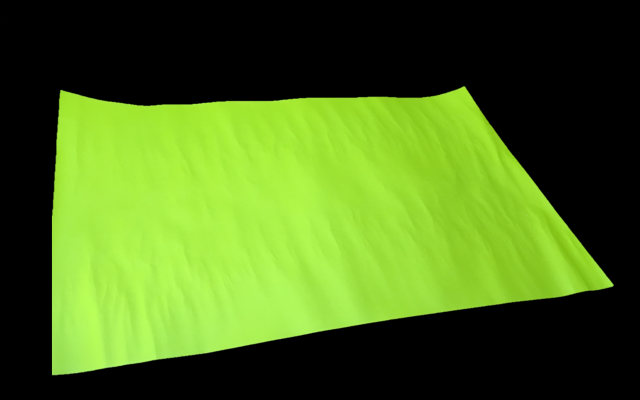
#> input picture Generación de data/fondos/1.png, 1280 x 800 px, given as the content of the folder fondos/1.png, which was not available (shown at 1/2 size)
$ python bordes.py fondos fondos/2.png   (Python 2 division)
#> lines starting #> are read from the running program, lines starting #| are printed output that depends on the picture; after the words box and inside, x2 and y2 are one past the last pixel; in counts of white or black regions, pixels touching at a corner belong together; pictures that were not available may be replaced by others from this repository, and a replacement may not be noted
import numpy as np
import cv2
import os
import sys
import matplotlib.pyplot as plt

MASK_COLOR = (0,0,0) # In BGR format


def auto_canny(image, sigma=0.2):
    # compute the median of the single channel pixel intensities
    v = np.median(image)

    # apply automatic Canny edge detection using the computed median
    lower = int(max(0, (1.0 - sigma) * v))
    upper = int(min(255, (1.0 + sigma) * v))
    edged = cv2.Canny(image, lower, upper)

    # return the edged image
    return edged

def maxContorno(lados):
    contornos_info = []
    contornos, hierarchy = cv2.findContours(lados, cv2.RETR_TREE, cv2.CHAIN_APPROX_SIMPLE)
    for c in contornos:
        contornos_info.append((
         c,
         cv2.isContourConvex(c),
         cv2.contourArea(c),
        ))
    contornos_info = sorted(contornos_info, key=lambda c: c[2], reverse=True)
    return contornos_info[0]

def mascarasObjetos(directorio,clase, c, out):
#> called with directorio = 'fondos', clase = '1.png', c = '0', out = 'fondos/2.png'
    contador = 0
    carpeta = os.listdir(directorio+"/"+clase)
    for img in carpeta:
        image = cv2.imread(directorio+"/"+clase+"/"+img)
#> image is the input picture: shape (800, 1280, 3); mean B, G, R 28.6, 104.9, 73.5
        print("\t" + img)
        height, width,  _ = image.shape
#> height = 800; width = 1280
        gray = cv2.cvtColor(image, cv2.COLOR_BGR2GRAY)
        blurred_x = cv2.GaussianBlur(gray, (3, 3),0)
        blurred3 = cv2.resize(gray,(int(width/2),int(height/2)))
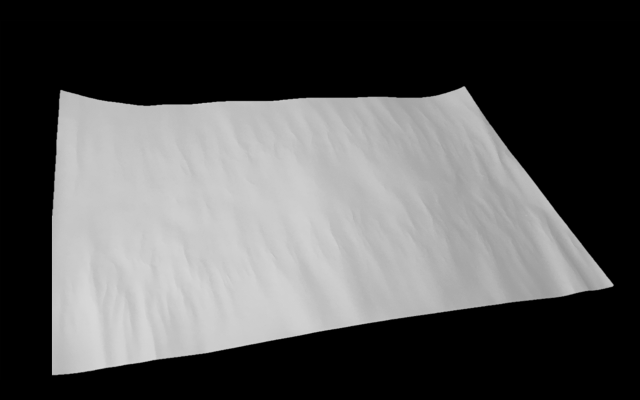
#> blurred3: shape (400, 640); min 0, max 216, mean 86.9
        blurred2 = cv2.resize(blurred3,(int(width/4),int(height/4)))
        blurred = cv2.resize(blurred2,(int(width/6),int(height/6)))

        # Deteccion de bordes con canny
        auto = auto_canny(blurred)
#> in auto_canny, `v = np.median(image)`: v = 0
#> in auto_canny, `edged = cv2.Canny(image, lower, upper)`:
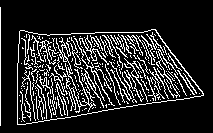
#> edged: shape (133, 213); 15% white in thin lines or dots, all inside (x1, y1, x2, y2) = (0, 7, 204, 126)
        edges = cv2.dilate(auto, None,iterations=3)
#> edges: shape (133, 213); 54.4% white; 2 black regions (1 under 20 px), largest, box (x1, y1, x2, y2) and area: (0, 0, 213, 133) 12914
        edges  = cv2.resize(edges,(int(width/8),int(height/8)))
#> edges: shape (100, 160)

        auto2 = auto_canny(blurred2)
#> in auto_canny (call 2), `edged = cv2.Canny(image, lower, upper)`: edged: shape (200, 320); 14.7% white in thin lines or dots
        edges2 = cv2.dilate(auto2, None,iterations=3)
#> edges2: shape (200, 320); 55.9% white; 3 black regions (1 under 20 px), largest, box (x1, y1, x2, y2) and area: (0, 15, 320, 200) 26275, (0, 0, 320, 6) 1920
        edges2  = cv2.resize(edges2,(int(width/8),int(height/8)))
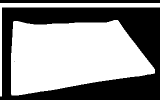
#> edges2: shape (100, 160); min 0, max 255, mean 142.7

        auto3 = auto_canny(blurred3)
#> call 3 of auto_canny, with sigma = 0.2
#> in auto_canny (call 3), `edged = cv2.Canny(image, lower, upper)`:
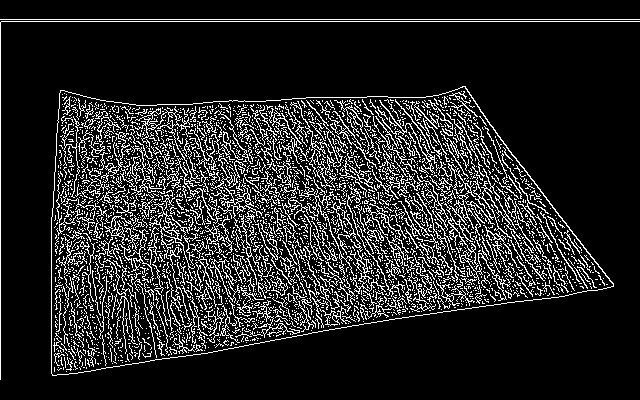
#> edged: shape (400, 640); 14.3% white in thin lines or dots
        edges3 = cv2.dilate(auto2, None,iterations=3)
        edges3  = cv2.resize(edges3,(int(width/8),int(height/8)))

        # Consolidación de bordes
        #cv2.imwrite(foto+"-edges.jpg",np.hstack([edges,edges2,edges3]))
        edges = edges + edges2 + edges3
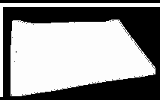
#> edges: shape (100, 160); min 0, max 255, mean 147


        edges = cv2.resize(edges,(int(width/8),int(height/8)))
        image  = cv2.resize(image,(int(width/8),int(height/8)))
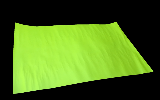
#> image: shape (100, 160, 3); mean B, G, R 28.7, 105.2, 73.7


        #Busqueda del contorno mas grande
        max_contour = maxContorno(edges)
#> in maxContorno, `contornos, hierarchy = cv2.findContours(lados, cv2.RETR_TREE, cv2.CHAI..`: contornos = 2 contours; box (x1, y1, x2, y2) and area: (10, 19, 156, 97) 8431, (0, 3, 160, 97) 658
#> the loop in maxContorno, `for c in contornos:` made 2 passes
#> after the loop in maxContorno, `for c in contornos:`: contornos_info = 2 items
#> max_contour = 3 items, first 3: contour of 102 points, box (x1, y1, x2, y2) (10, 19, 156, 97), area 8431, False, 8431


        # Creacion de la máscara
        mask = np.zeros(edges.shape)
        cv2.fillConvexPoly(mask, max_contour[0], (255))
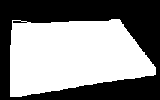
#> mask: shape (100, 160) float64; 53.8% white; 1 black region, box (x1, y1, x2, y2) and area: (0, 0, 160, 100) 7396


        #--Darle suavidad a la mascara --------------------------------------------------------
        #mask = cv2.dilate(mask, None, iterations=1)
        #mask = cv2.erode(mask, None, iterations=3)
        #mask = cv2.GaussianBlur(mask, (7, 7), 0)
        mask_stack = np.dstack([mask]*3) # Create 3-channel alpha mask

        #-- Obtencion de objeto segmentado --------------------------------------
        mask_stack = mask_stack.astype('float32')/255.0   # Use float matrices,
        image   = image.astype('float32')/255.0     # for easy blending
        masked = (mask_stack * image) + ((1-mask_stack) * MASK_COLOR) # Blend
        masked = (masked * 255).astype('uint8')      # Convert back to 8-bit

		# Guardar elementos segmentado
        cv2.imwrite(out+ "/"+c+"_"+str(contador)+".jpg", masked)   # Save
        contador += 1


if __name__ == '__main__':
    count = 0
    carpeta = os.listdir(sys.argv[1])
	archivo = open("obj.names",'a')
    for clase in carpeta:
        mascarasObjetos(sys.argv[1], clase, str(count),sys.argv[2])
		archivo.write(clase+"\n")
        count += 1
	archivo.close()
